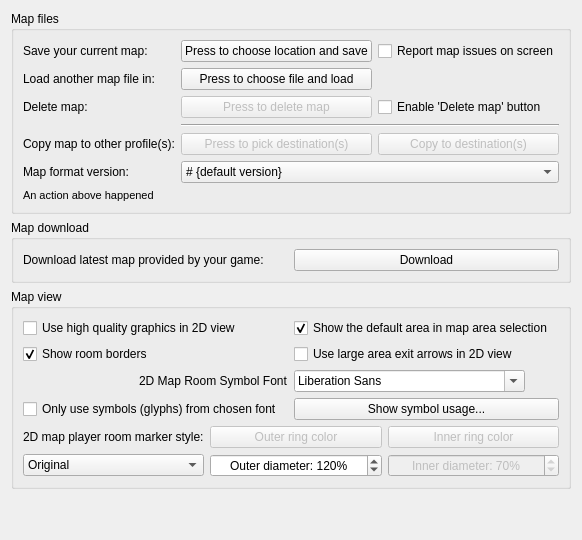
     <widget class="QWidget" name="tab_mapper">
      <attribute name="title">
       <string>Mapper</string>
      </attribute>
      <layout class="QVBoxLayout" name="vBoxLayout_tab_mapper">
       <item>
        <widget class="QGroupBox" name="groupBox_mapFiles">
         <property name="title">
          <string>Map files</string>
         </property>
         <layout class="QGridLayout" name="gridLayout_groupBox_mapFiles">
          <item row="0" column="0">
           <widget class="QLabel" name="label_saveMap">
            <property name="text">
             <string>Save your current map:</string>
            </property>
            <property name="buddy">
             <cstring>pushButton_saveMap</cstring>
            </property>
           </widget>
          </item>
          <item row="0" column="1">
           <widget class="QPushButton" name="pushButton_saveMap">
            <property name="text">
             <string>Press to choose location and save</string>
            </property>
           </widget>
          </item>
          <item row="0" column="2">
           <widget class="QCheckBox" name="checkBox_reportMapIssuesOnScreen">
            <property name="toolTip">
             <string>&lt;p&gt;Mudlet now does some sanity checking and repairing to clean up issues that may have arisen in previous version due to faulty code or badly documented commands. However if significant problems are found the report can be quite extensive, in particular for larger maps.&lt;/p&gt;&lt;p&gt;Unless this option is set, Mudlet will reduce the amount of on-screen messages by hiding many texts and showing a suggestion to review the report file instead.&lt;/p&gt;</string>
            </property>
            <property name="text">
             <string>Report map issues on screen</string>
            </property>
           </widget>
          </item>
          <item row="1" column="0">
           <widget class="QLabel" name="label_loadMap">
            <property name="text">
             <string>Load another map file in:</string>
            </property>
            <property name="buddy">
             <cstring>pushButton_loadMap</cstring>
            </property>
           </widget>
          </item>
          <item row="1" column="1">
           <widget class="QPushButton" name="pushButton_loadMap">
            <property name="text">
             <string>Press to choose file and load</string>
            </property>
           </widget>
          </item>
          <item row="2" column="0">
           <widget class="QLabel" name="label_deleteMap">
            <property name="text">
             <string>Delete map:</string>
            </property>
            <property name="buddy">
             <cstring>checkBox_enablMapDeleteButton</cstring>
            </property>
           </widget>
          </item>
          <item row="2" column="1">
           <widget class="QPushButton" name="pushButton_deleteMap">
            <property name="enabled">
             <bool>false</bool>
            </property>
            <property name="text">
             <string>Press to delete map</string>
            </property>
           </widget>
          </item>
          <item row="2" column="2">
           <widget class="QCheckBox" name="checkBox_enablMapDeleteButton">
            <property name="text">
             <string>Enable 'Delete map' button</string>
            </property>
           </widget>
          </item>
          <item row="3" column="1" colspan="2">
           <widget class="Line" name="line_aboveCopyMap">
            <property name="orientation">
             <enum>Qt::Horizontal</enum>
            </property>
           </widget>
          </item>
          <item row="4" column="0">
           <widget class="QLabel" name="label_copyMap">
            <property name="text">
             <string>Copy map to other profile(s):</string>
            </property>
            <property name="buddy">
             <cstring>pushButton_chooseProfiles</cstring>
            </property>
           </widget>
          </item>
          <item row="4" column="1">
           <widget class="QPushButton" name="pushButton_chooseProfiles">
            <property name="enabled">
             <bool>false</bool>
            </property>
            <property name="toolTip">
             <string>&lt;p&gt;Select profiles that you want to copy map to, then press the Copy button to the right&lt;/p&gt;</string>
            </property>
            <property name="text">
             <string>Press to pick destination(s)</string>
            </property>
           </widget>
          </item>
          <item row="4" column="2">
           <widget class="QPushButton" name="pushButton_copyMap">
            <property name="enabled">
             <bool>false</bool>
            </property>
            <property name="toolTip">
             <string>&lt;p&gt;Copy map into the selected profiles on the left&lt;/p&gt;</string>
            </property>
            <property name="text">
             <string>Copy to destination(s)</string>
            </property>
           </widget>
          </item>
          <item row="5" column="0">
           <widget class="QLabel" name="label_mapFileSaveFormatVersion">
            <property name="text">
             <string>Map format version:</string>
            </property>
            <property name="buddy">
             <cstring>comboBox_mapFileSaveFormatVersion</cstring>
            </property>
           </widget>
          </item>
          <item row="5" column="1" colspan="2">
           <widget class="QComboBox" name="comboBox_mapFileSaveFormatVersion">
            <property name="sizePolicy">
             <sizepolicy hsizetype="Minimum" vsizetype="Fixed">
              <horstretch>0</horstretch>
              <verstretch>0</verstretch>
             </sizepolicy>
            </property>
            <property name="maximumSize">
             <size>
              <width>16777215</width>
              <height>16777215</height>
             </size>
            </property>
            <property name="toolTip">
             <string>&lt;p&gt;Change this to a lower version if you need to save your map in a format that can be read by older versions of Mudlet. Doing so will lose the extra data available in the current map format&lt;/p&gt;</string>
            </property>
            <property name="editable">
             <bool>false</bool>
            </property>
            <property name="currentText">
             <string># {default version}</string>
            </property>
            <item>
             <property name="text">
              <string># {default version}</string>
             </property>
            </item>
           </widget>
          </item>
          <item row="6" column="0" colspan="3">
           <widget class="QLabel" name="label_mapFileActionResult">
            <property name="font">
             <font>
              <pointsize>8</pointsize>
             </font>
            </property>
            <property name="text">
             <string>An action above happened</string>
            </property>
           </widget>
          </item>
         </layout>
        </widget>
       </item>
       <item>
        <widget class="QGroupBox" name="groupBox_downloadMapOptions">
         <property name="title">
          <string>Map download</string>
         </property>
         <layout class="QGridLayout" name="gridLayout_groupBox_downloadMapOptions">
          <item row="0" column="0">
           <widget class="QLabel" name="label_11">
            <property name="toolTip">
             <string>&lt;p&gt;On games that provide maps for download, you can press this button to get the latest map. Note that this will &lt;span style=&quot; font-weight:600;&quot;&gt;overwrite&lt;/span&gt; any changes you've done to your map, and will use the new map only&lt;/p&gt;</string>
            </property>
            <property name="text">
             <string>Download latest map provided by your game:</string>
            </property>
            <property name="buddy">
             <cstring>buttonDownloadMap</cstring>
            </property>
           </widget>
          </item>
          <item row="0" column="1">
           <widget class="QPushButton" name="buttonDownloadMap">
            <property name="toolTip">
             <string>&lt;p&gt;On games that provide maps for download, you can press this button to get the latest map. Note that this will &lt;span style=&quot; font-weight:600;&quot;&gt;overwrite&lt;/span&gt; any changes you've done to your map, and will use the new map only&lt;/p&gt;</string>
            </property>
            <property name="text">
             <string>Download</string>
            </property>
           </widget>
          </item>
         </layout>
        </widget>
       </item>
       <item>
        <widget class="QGroupBox" name="groupBox_mapViewOptions">
         <property name="title">
          <string>Map view</string>
         </property>
         <layout class="QGridLayout" name="gridLayout_groupBox_mapViewOptions">
          <item row="0" column="0">
           <widget class="QCheckBox" name="mMapperUseAntiAlias">
            <property name="toolTip">
             <string>&lt;p&gt;This enables anti-aliasing (AA) for the 2D map view, making it look smoother and nicer. Disable this if you're on a very slow computer.&lt;/p&gt;&lt;p&gt;3D map view always has anti-aliasing enabled.&lt;/p&gt;</string>
            </property>
            <property name="text">
             <string>Use high quality graphics in 2D view</string>
            </property>
           </widget>
          </item>
          <item row="0" column="1">
           <widget class="QCheckBox" name="checkBox_showDefaultArea">
            <property name="toolTip">
             <string>&lt;p&gt;The default area (area id -1) is used by some mapper scripts as a temporary 'holding area' for rooms before they're placed in the correct area&lt;/p&gt;</string>
            </property>
            <property name="text">
             <string>Show the default area in map area selection</string>
            </property>
            <property name="checked">
             <bool>true</bool>
            </property>
           </widget>
          </item>
          <item row="1" column="0">
           <widget class="QCheckBox" name="checkbox_mMapperShowRoomBorders">
            <property name="toolTip">
             <string>&lt;p&gt;This enables borders around room. Color can be set in Mapper colors tab&lt;/p&gt;</string>
            </property>
            <property name="text">
             <string>Show room borders</string>
            </property>
            <property name="checked">
             <bool>true</bool>
            </property>
           </widget>
          </item>
          <item row="1" column="1">
           <widget class="QCheckBox" name="checkBox_largeAreaExitArrows">
            <property name="text">
             <string>Use large area exit arrows in 2D view</string>
            </property>
            <property name="checked">
             <bool>false</bool>
            </property>
           </widget>
          </item>
          <item row="2" column="0" alignment="Qt::AlignRight">
           <widget class="QLabel" name="label_mapSymbolsFont">
            <property name="text">
             <string>2D Map Room Symbol Font</string>
            </property>
           </widget>
          </item>
          <item row="2" column="1" alignment="Qt::AlignLeft">
           <widget class="QFontComboBox" name="fontComboBox_mapSymbols"/>
          </item>
          <item row="3" column="0">
           <widget class="QCheckBox" name="checkBox_isOnlyMapSymbolFontToBeUsed">
            <property name="text">
             <string>Only use symbols (glyphs) from chosen font</string>
            </property>
           </widget>
          </item>
          <item row="3" column="1">
           <widget class="QPushButton" name="pushButton_showGlyphUsage">
            <property name="text">
             <string>Show symbol usage...</string>
            </property>
           </widget>
          </item>
          <item row="4" column="0" colspan="2">
           <widget class="QWidget" name="widget_playerRoomStyle" native="true">
            <layout class="QGridLayout" name="gridLayout_widget_playerRoomStyle">
             <property name="leftMargin">
              <number>0</number>
             </property>
             <property name="topMargin">
              <number>0</number>
             </property>
             <property name="rightMargin">
              <number>0</number>
             </property>
             <property name="bottomMargin">
              <number>0</number>
             </property>
             <item row="0" column="0">
              <widget class="QLabel" name="label_playerRoomStyle">
               <property name="text">
                <string>2D map player room marker style:</string>
               </property>
              </widget>
             </item>
             <item row="0" column="1">
              <widget class="QPushButton" name="pushButton_playerRoomPrimaryColor">
               <property name="enabled">
                <bool>false</bool>
               </property>
               <property name="text">
                <string>Outer ring color</string>
               </property>
              </widget>
             </item>
             <item row="0" column="2">
              <widget class="QPushButton" name="pushButton_playerRoomSecondaryColor">
               <property name="enabled">
                <bool>false</bool>
               </property>
               <property name="text">
                <string>Inner ring color</string>
               </property>
              </widget>
             </item>
             <item row="1" column="0">
              <widget class="QComboBox" name="comboBox_playerRoomStyle">
               <property name="currentIndex">
                <number>0</number>
               </property>
               <property name="sizeAdjustPolicy">
                <enum>QComboBox::AdjustToContents</enum>
               </property>
               <item>
                <property name="text">
                 <string>Original</string>
                </property>
               </item>
               <item>
                <property name="text">
                 <string>Red ring</string>
                </property>
               </item>
               <item>
                <property name="text">
                 <string>Blue/Yellow ring</string>
                </property>
               </item>
               <item>
                <property name="text">
                 <string>Custom ring</string>
                </property>
               </item>
              </widget>
             </item>
             <item row="1" column="1">
              <widget class="QSpinBox" name="spinBox_playerRoomOuterDiameter">
               <property name="toolTip">
                <string>&lt;p&gt;Percentage ratio (&lt;i&gt;the default is 120%&lt;/i&gt;) of the marker symbol to the space available for the room.&lt;/p&gt;</string>
               </property>
               <property name="alignment">
                <set>Qt::AlignCenter</set>
               </property>
               <property name="suffix">
                <string>%</string>
               </property>
               <property name="prefix">
                <string>Outer diameter: </string>
               </property>
               <property name="minimum">
                <number>50</number>
               </property>
               <property name="maximum">
                <number>200</number>
               </property>
               <property name="value">
                <number>120</number>
               </property>
              </widget>
             </item>
             <item row="1" column="2">
              <widget class="QSpinBox" name="spinBox_playerRoomInnerDiameter">
               <property name="enabled">
                <bool>false</bool>
               </property>
               <property name="toolTip">
                <string>&lt;p&gt;Percentage ratio of the inner diameter of the marker symbol to the outer one (&lt;i&gt;the default is 70%&lt;/i&gt;).&lt;/p&gt;</string>
               </property>
               <property name="alignment">
                <set>Qt::AlignCenter</set>
               </property>
               <property name="suffix">
                <string>%</string>
               </property>
               <property name="prefix">
                <string>Inner diameter: </string>
               </property>
               <property name="maximum">
                <number>83</number>
               </property>
               <property name="value">
                <number>70</number>
               </property>
              </widget>
             </item>
            </layout>
           </widget>
          </item>
         </layout>
        </widget>
       </item>
       <item>
        <spacer name="verticalSpacer_mapper">
         <property name="orientation">
          <enum>Qt::Vertical</enum>
         </property>
         <property name="sizeHint" stdset="0">
          <size>
           <width>20</width>
           <height>40</height>
          </size>
         </property>
        </spacer>
       </item>
      </layout>
     </widget>
